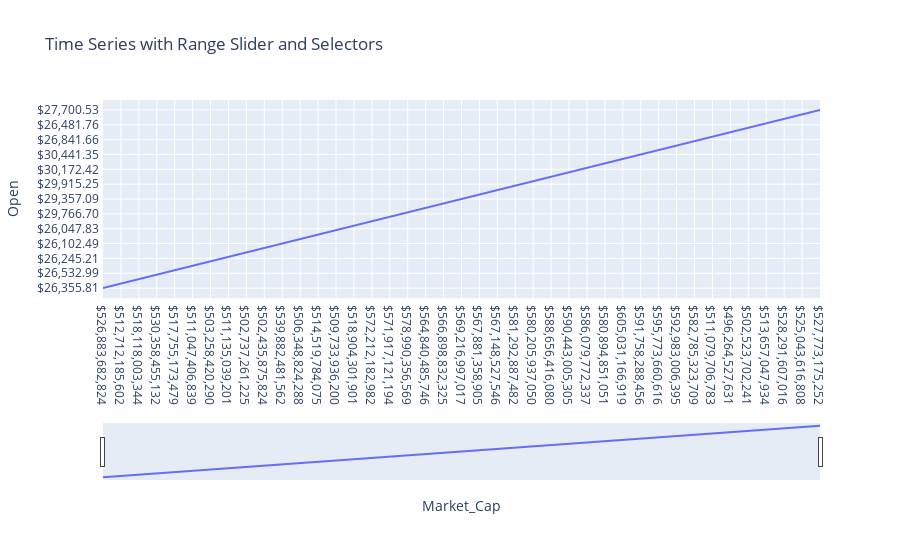

Here is the notebook cell this chart was saved with:
### Code cell
fig = px.line(data, x='Market_Cap', y='Open', title='Time Series with Range Slider and Selectors')

fig.update_xaxes(
    rangeslider_visible=True,
    rangeselector=dict(
        buttons=list([
            dict(count=1, label="1m", step="month", stepmode="backward"),
            dict(count=6, label="6m", step="month", stepmode="backward"),
            dict(count=1, label="YTD", step="year", stepmode="todate"),
            dict(step="all")
        ])
    )
)
